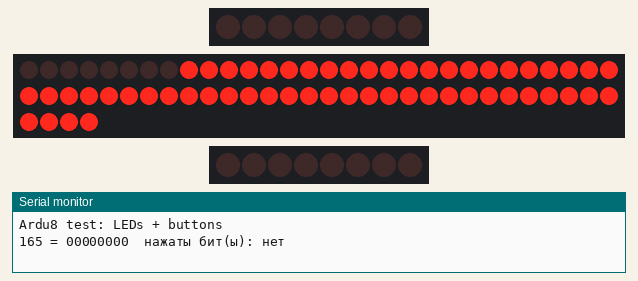
Simulated run of this sketch. Board: Arduino Uno, built with avr-gcc and run on an emulated ATmega328P. Shown: 2 × 8 shift-register outputs drawn as a row of LEDs (first output left, lit = HIGH), 64 shift-register outputs drawn as a row of LEDs (first output left, lit = HIGH), the last lines printed to the serial monitor. Wiring (inferred from the names in the program): 2 × shift register (74HC595): latch pin 9 / latch pin 10; 8 × shift register (74HC595): latch pin 8. Wiring (inferred from the signals the program sends): 3 × row of LEDs: on Q0, Q1, Q2, Q3, Q4, Q5, Q6, Q7 / on Q0, Q1, Q2, Q3, Q4, Q5, Q6, Q7, Q8, Q9, Q10, Q11, Q12, Q13, Q14, Q15, Q16, Q17, Q18, Q19, Q20, Q21, Q22, Q23, Q24, Q25, Q26, Q27, Q28, Q29, Q30, Q31, Q32, Q33, Q34, Q35, Q36, Q37, Q38, Q39, Q40, Q41, Q42, Q43, Q44, Q45, Q46, Q47, Q48, Q49, Q50, Q51, Q52, Q53, Q54, Q55, Q56, Q57, Q58, Q59, Q60, Q61, Q62, Q63 / on Q0, Q1, Q2, Q3, Q4, Q5, Q6, Q7.

Above: at 0.3 s.
At 1.7 s:
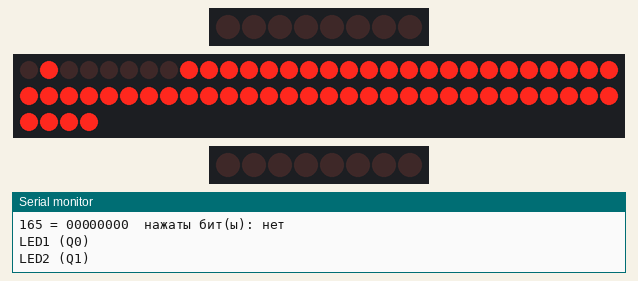
At 2.4 s:
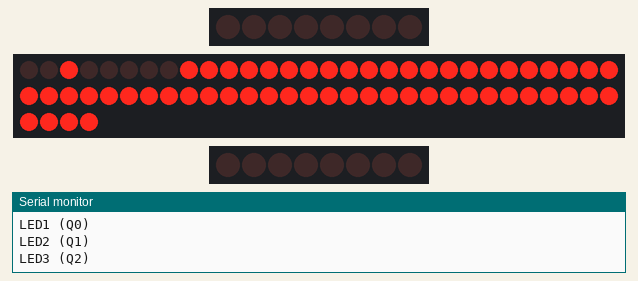
At 3.1 s:
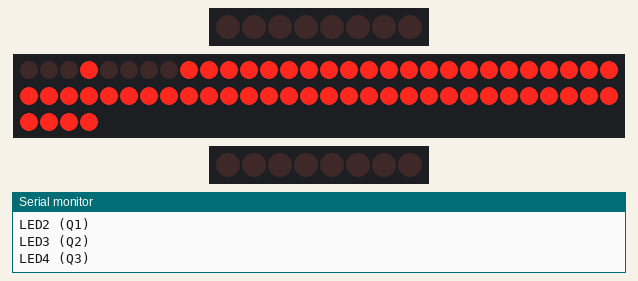
At 4.5 s:
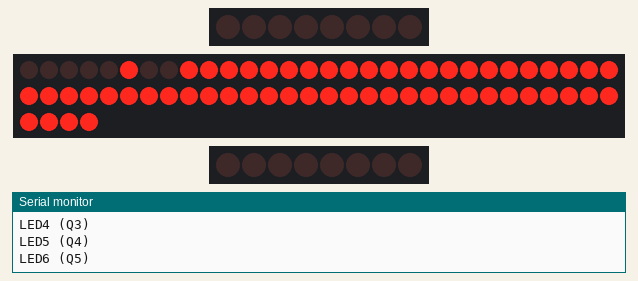
At 5.9 s:
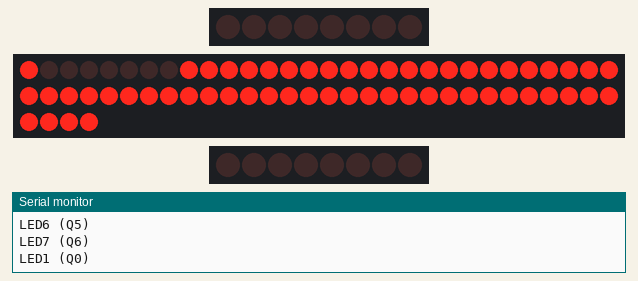
Timing chart, 0 to 6.4 s (numbered marks = the images above):
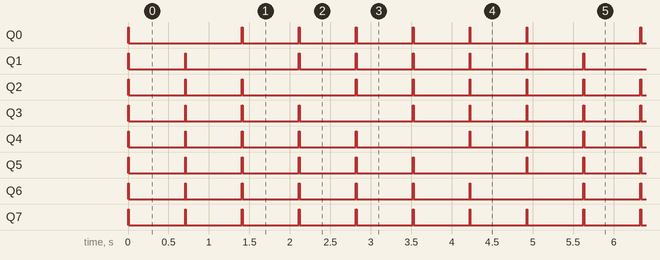

Measured:
- by itself, Q0: repeats every 4.9 s: LOW 1.4 s, 5 × (HIGH 0.01 s, LOW 0.69 s), HIGH 0.01 s
- by itself, Q1: repeats every 4.9 s: LOW 0.69 s, HIGH 0.01 s, LOW 1.4 s, 4 × (HIGH 0.01 s, LOW 0.69 s), HIGH 0.01 s
- by itself, Q2: repeats every 4.9 s: 2 × (LOW 0.69 s, HIGH 0.01 s), LOW 1.4 s, 3 × (HIGH 0.01 s, LOW 0.69 s), HIGH 0.01 s
- by itself, Q3: repeats every 4.9 s: 3 × (LOW 0.69 s, HIGH 0.01 s), LOW 1.4 s, 2 × (HIGH 0.01 s, LOW 0.69 s), HIGH 0.01 s
- by itself, Q4: repeats every 4.9 s: 4 × (LOW 0.69 s, HIGH 0.01 s), LOW 1.4 s, HIGH 0.01 s, LOW 0.69 s, HIGH 0.01 s
- by itself, Q5: repeats every 4.9 s: 5 × (LOW 0.69 s, HIGH 0.01 s), LOW 1.4 s, HIGH 0.01 s
- by itself, Q6: repeats every 4.9 s: HIGH 0.01 s, LOW 1.4 s, 5 × (HIGH 0.01 s, LOW 0.69 s)
- by itself, Q7: alternates HIGH for 0.01 s and LOW for 0.69 s

The sketch:

Ardu8_test.ino
```cpp
/*
  Ardu8 — тест светодиодов (74HC595) и кнопок (74HC165) на стороне Arduino.

  Перед запуском:
    - DIP5 = ON  (иначе выходы 74HC595 выключены и светодиоды не горят)
    - DIP1 и DIP4 = OFF (чтобы Serial не конфликтовал с ESP32 и шиной DXL)
    - Плата в Arduino IDE: "Arduino Uno", USB — верхний USB-C на левом краю
    - Монитор порта: 115200

  Что делает:
    - по очереди зажигает LED1..LED7 (Q0..Q6), в мониторе пишет номер бита —
      так можно определить цвета каналов RGB (Q4, Q5, Q6);
    - при изменении состояния кнопок печатает байт из 74HC165 в двоичном виде.
*/

#include <SPI.h>

const uint8_t PIN_595_LATCH = 8;   // STCP 74HC595
const uint8_t PIN_165_LOAD  = 9;   // PL 74HC165 (активный LOW)
const uint8_t PIN_165_EN    = 10;  // SS: LOW — выход 165 подключён к MISO

const SPISettings spiCfg(1000000, MSBFIRST, SPI_MODE0);

// Светодиоды горят при 0 в бите
void write595(uint8_t value) {
  digitalWrite(PIN_165_EN, HIGH);          // 165 не мешает на MISO
  SPI.beginTransaction(spiCfg);
  SPI.transfer(value);
  SPI.endTransaction();
  digitalWrite(PIN_595_LATCH, HIGH);       // защёлкнуть на выходы
  digitalWrite(PIN_595_LATCH, LOW);
}

uint8_t read165() {
  digitalWrite(PIN_165_LOAD, LOW);         // загрузить состояние кнопок
  delayMicroseconds(5);
  digitalWrite(PIN_165_LOAD, HIGH);
  digitalWrite(PIN_165_EN, LOW);
  SPI.beginTransaction(spiCfg);
  uint8_t v = SPI.transfer(0x00);
  SPI.endTransaction();
  digitalWrite(PIN_165_EN, HIGH);
  return v;
}

void printBin(uint8_t v) {
  for (int8_t i = 7; i >= 0; i--) Serial.print((v >> i) & 1);
}

void setup() {
  pinMode(PIN_595_LATCH, OUTPUT);
  pinMode(PIN_165_LOAD, OUTPUT);
  pinMode(PIN_165_EN, OUTPUT);
  digitalWrite(PIN_595_LATCH, LOW);
  digitalWrite(PIN_165_LOAD, HIGH);
  digitalWrite(PIN_165_EN, HIGH);

  SPI.begin();
  Serial.begin(115200);
  Serial.println(F("Ardu8 test: LEDs + buttons"));

  write595(0xFF);  // всё погасить
}

uint8_t ledIndex = 0;
uint32_t lastLedMs = 0;
uint8_t lastButtons = 0xFF;  // заведомо «другое» значение, чтобы напечатать первое

void loop() {
  // Бегущий огонь: Q0..Q6, раз в 700 мс
  if (millis() - lastLedMs >= 700) {
    lastLedMs = millis();
    write595(~(1 << ledIndex));            // 0 только в нужном бите
    Serial.print(F("LED")); Serial.print(ledIndex + 1);
    Serial.print(F(" (Q")); Serial.print(ledIndex); Serial.println(F(")"));
    ledIndex = (ledIndex + 1) % 7;
  }

  // Кнопки: печатаем при изменении
  uint8_t b = read165();
  if (b != lastButtons) {
    lastButtons = b;
    Serial.print(F("165 = "));
    printBin(b);
    Serial.print(F("  нажаты бит(ы):"));
    bool any = false;
    for (uint8_t i = 0; i < 8; i++) {
      if (b & (1 << i)) { Serial.print(' '); Serial.print(i); any = true; }
    }
    if (!any) Serial.print(F(" нет"));
    Serial.println();
  }
  delay(10);
}
```
